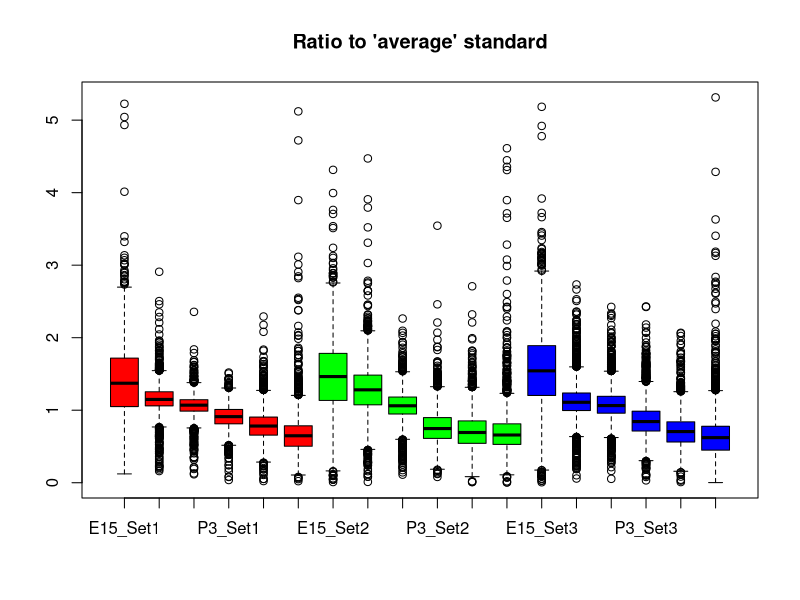
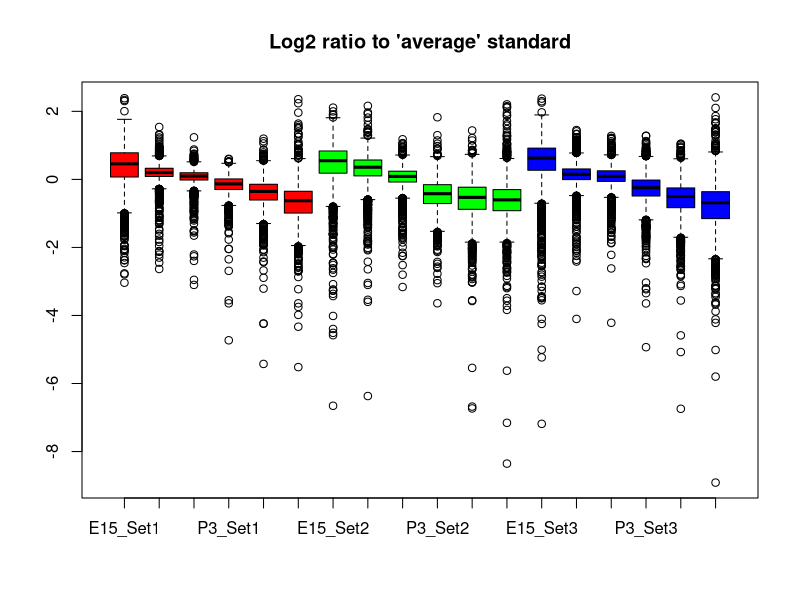
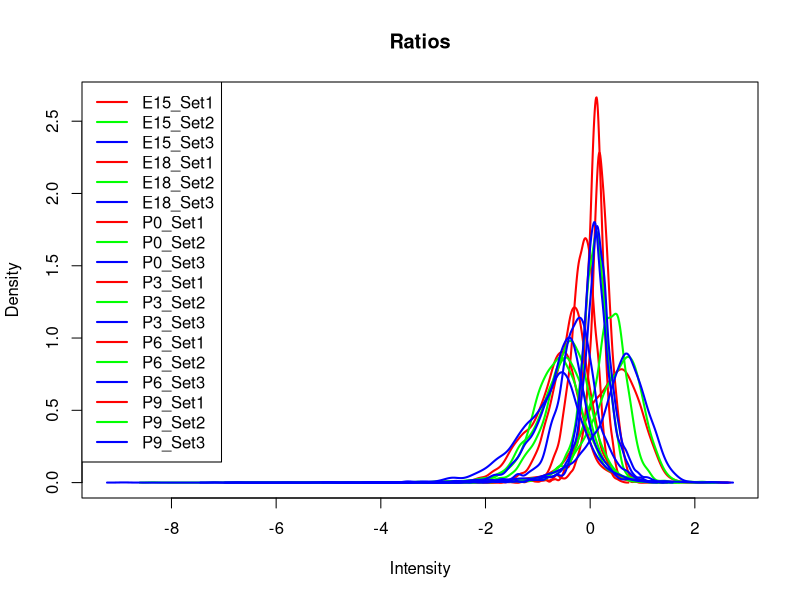
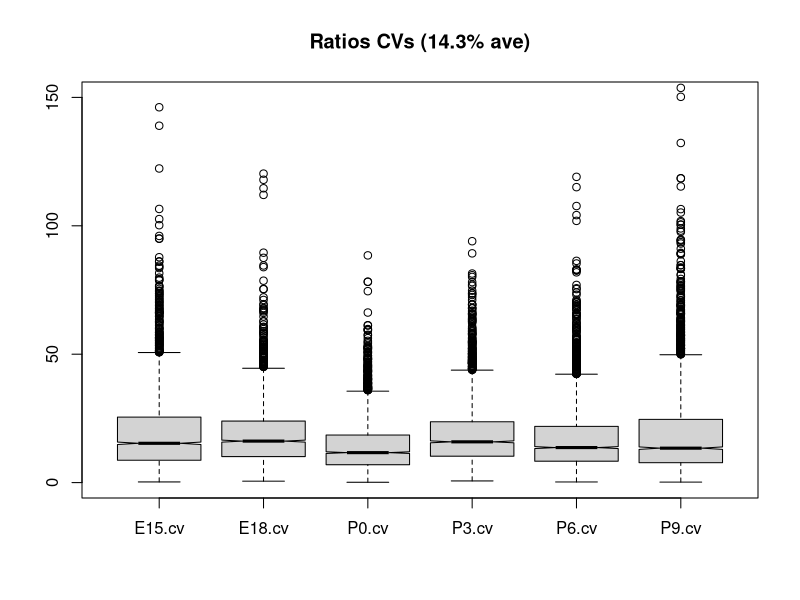
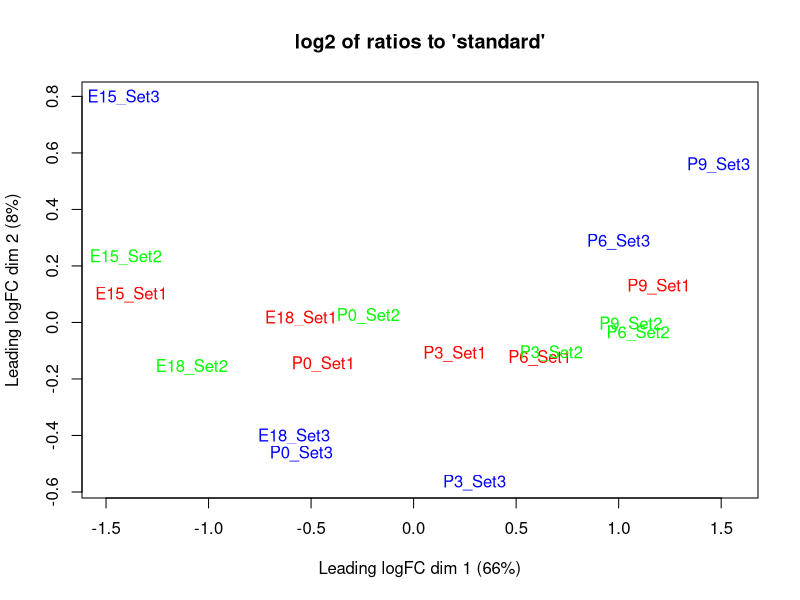
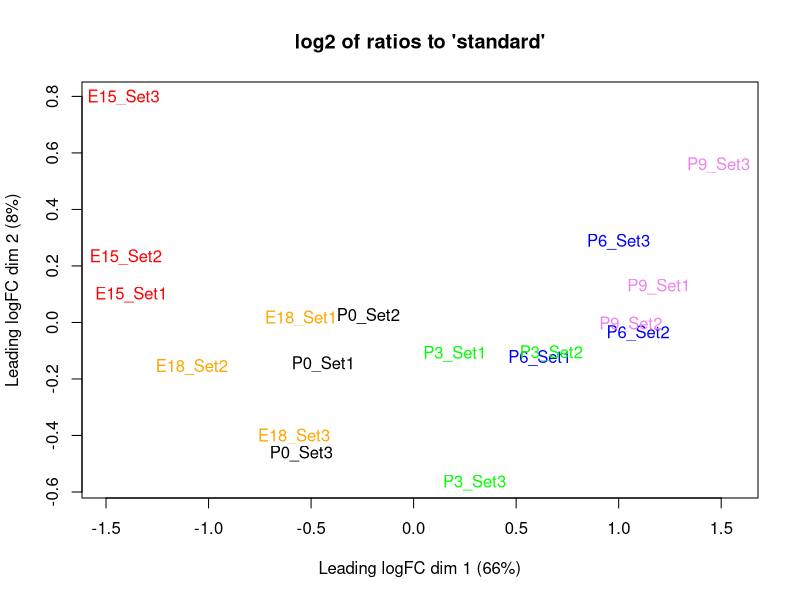
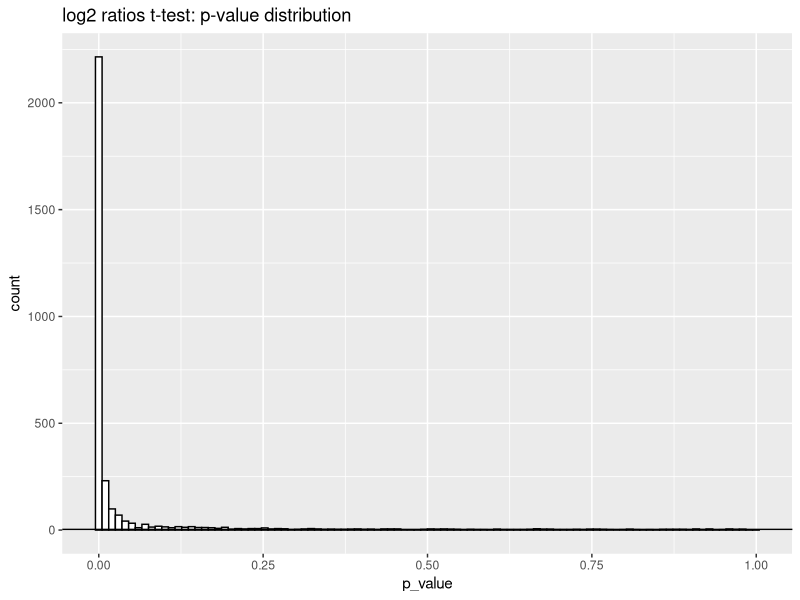
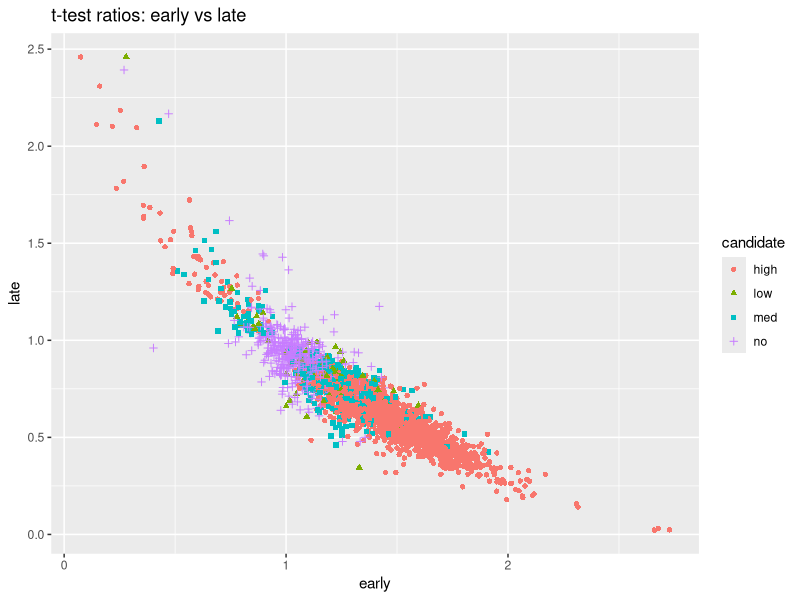

Source code (R) for these figures, in order:
# Analysis of IOVS mouse lens data (Supplemental Table S01):
# Khan, Shahid Y., et al. "Proteome Profiling of Developing Murine Lens Through Mass Spectrometry." 
# Investigative Ophthalmology & Visual Science 59.1 (2018): 100-107.

# load libraries
library(tidyverse) # modern R packages for big data analysis
library(limma) # edgeR will load this if we do not
library(edgeR)

# read the Supplemental 01 file (saved as a CSV export from XLSX file)
data_start <- read_csv("iovs-58-13-55_s01.csv")

# filter out proteins not seen in all three runs
data_no_na <- na.omit(data_start)

# fix the column headers
col_headers <- colnames(data_no_na)
col_headers <- str_replace(col_headers, " {2,3}", " ")
col_headers <- str_replace(col_headers, "Reporter ion intensities ", "")
colnames(data_no_na) <- col_headers

# save the annotation columns (gene symbol and protein accession) for later and remove from data frame
annotate_df <- data_no_na[1:2]
data_raw <- data_no_na[3:20]
row.names(data_raw) <- annotate_df$`Protein Accession No.`

# separate the TMT data by experiment
exp1_raw <- data_raw[c(1:6)]
exp2_raw <- data_raw[c(7:12)]
exp3_raw <- data_raw[c(13:18)]

# figure out the global target scaling value
target <- mean(c(colSums(exp1_raw), colSums(exp2_raw), colSums(exp3_raw)))

# do the sample loading normalizations (scale to the target value)
norm_facs <- target / colSums(exp1_raw)
exp1_sl <- sweep(exp1_raw, 2, norm_facs, FUN = "*")
norm_facs <- target / colSums(exp2_raw)
exp2_sl <- sweep(exp2_raw, 2, norm_facs, FUN = "*")
norm_facs <- target / colSums(exp3_raw)
exp3_sl <- sweep(exp3_raw, 2, norm_facs, FUN = "*")
data_sl <- cbind(exp1_sl, exp2_sl, exp3_sl)

# make data frame with row means from each TMT experiment
refs <- tibble(rowMeans(exp1_sl), rowMeans(exp2_sl), rowMeans(exp3_sl))
colnames(refs) <- c("ave1", "ave2", "ave3")

# make new data frame with ratio values (time points divided by the "reference")
data_ratio <- exp1_sl / refs$ave1
data_ratio <- cbind(data_ratio, exp2_sl / refs$ave2)
data_ratio <- cbind(data_ratio, exp3_sl / refs$ave3)
row.names(data_ratio) <- annotate_df$`Protein Accession No.`

# let's see what box plots look like
boxplot(data_ratio, col = rep(c("red", "green", "blue"), each = 6), main = "Ratio to 'average' standard")
boxplot(log2(data_ratio), col = rep(c("red", "green", "blue"), each = 6), 
        main = "Log2 ratio to 'average' standard")
plotDensities(log2(data_ratio), col = rep(c("red", "green", "blue"), 6), main = "Ratios")

# function computes CVs per time point
make_CVs <- function(df) {
  # separate by time points
  E15 <- df[c(1, 7, 13)]
  E18 <- df[c(2, 8, 14)]
  P0 <- df[c(3, 9, 15)]
  P3 <- df[c(4, 10, 16)]
  P6 <- df[c(5, 11, 17)]
  P9 <- df[c(6, 12, 18)]
  
  E15$ave <- rowMeans(E15)
  E15$sd <- apply(E15[1:3], 1, sd)
  E15$cv <- 100 * E15$sd / E15$ave
  E18$ave <- rowMeans(E18)
  E18$sd <- apply(E18[1:3], 1, sd)
  E18$cv <- 100 * E18$sd / E18$ave
  P0$ave <- rowMeans(P0)
  P0$sd <- apply(P0[1:3], 1, sd)
  P0$cv <- 100 * P0$sd / P0$ave
  P3$ave <- rowMeans(P3)
  P3$sd <- apply(P3[1:3], 1, sd)
  P3$cv <- 100 * P3$sd / P3$ave
  P6$ave <- rowMeans(P6)
  P6$sd <- apply(P6[1:3], 1, sd)
  P6$cv <- 100 * P6$sd / P6$ave
  P9$ave <- rowMeans(P9)
  P9$sd <- apply(P9[1:3], 1, sd)
  P9$cv <- 100 * P9$sd / P9$ave
  
  ave_df <- data.frame(E15$ave, E18$ave, P0$ave, P3$ave, P6$ave, P9$ave)
  sd_df <- data.frame(E15$sd, E18$sd, P0$sd, P3$sd, P6$sd, P9$sd)
  cv_df <- data.frame(E15$cv, E18$cv, P0$cv, P3$cv, P6$cv, P9$cv)
  return(list(ave_df, sd_df, cv_df))
}

list_ratio <- make_CVs(data_ratio)

# compare CV distributions
boxplot(list_ratio[[3]], notch = TRUE, main = "Ratios CVs (14.3% ave)", ylim = c(0, 150))

round(mean(apply(list_ratio[[3]], 2, median)), 2)

plotMDS(log2(data_ratio), col = rep(c("red", "green", "blue"), each = 6),
        main = "log2 of ratios to 'standard'")
plotMDS(log2(data_ratio), col = c("red", "orange", "black", "green", "blue", "violet"),
        main = "log2 of ratios to 'standard'")

# collect the 6 early versus the 6 late columns
early <- data_ratio[c(1, 2, 7, 8, 13, 14)]
late <- data_ratio[c(5, 6, 11, 12, 17, 18)]

# get the data into a separate data frame so we can apply the t-test to each row
# to be safe, take the log2 of the ratios (maybe this helps for ratios less than one?)
pair <- data.frame(log2(early), log2(late))

# add average ratio columns (non-logged ratios), fold-change column, and row names
pair$ave_early <- rowMeans(early)
pair$ave_late  <- rowMeans(late)
pair$logFC <- log2(pair$ave_late / pair$ave_early)
row.names(pair) <- annotate_df$`Protein Accession No.`

# apply the t-test (from:https://stackoverflow.com/questions/25496693/
# how-to-do-t-test-two-samples-to-rows-of-a-dataframe-using-apply-family-functio)
# data is set up to do the two-sample t.test (a built-in) on each row
t.result <- apply(pair, 1, function(x) t.test(x[1:6], x[7:12]))
# extract the p-value column from the t-test thingy 
pair$p_value <- unlist(lapply(t.result, function(x) x$p.value))
# do a Benjamini-Hochberg multiple testing correction
pair$fdr <- p.adjust(pair$p_value, method = "BH")
head(pair)

# add a DE candidate status column
pair$candidate <- "no"
pair[which(pair$fdr <= 0.10 & pair$fdr > 0.05), dim(pair)[2]] <- "low"
pair[which(pair$fdr <= 0.05 & pair$fdr > 0.01), dim(pair)[2]] <- "med"
pair[which(pair$fdr <= 0.01), dim(pair)[2]] <- "high"
pair$candidate <- as.factor(pair$candidate)

# count up, down and the rest (FDR less than 0.05)
all <- dim(pair)[1]
up <- dim(pair[(pair$fdr <= 0.05) & (pair$logFC > 0.0), ])[1]
down <- dim(pair[(pair$fdr <= 0.05) & (pair$logFC <= 0.0), ])[1]
up 
all - up - down
down

# what does the test p-value distribution look like?
ggplot(pair, aes(p_value)) + 
  geom_histogram(bins = 100, fill = "white", color = "black") + 
  geom_hline(yintercept = mean(hist(pair$p_value, breaks = 100, plot = FALSE)$counts[26:100])) +
  ggtitle("log2 ratios t-test: p-value distribution")

# make the combined candidate corelation plot
de_ratio <- data.frame(pair$ave_early, pair$ave_late, pair$candidate)
colnames(de_ratio) <- c("early", "late", "candidate")
ggplot(de_ratio, aes(x = early, y = late)) +
  geom_point(aes(color = candidate, shape = candidate)) +
  ggtitle("t-test ratios: early vs late")

# make separate corelation plots
ggplot(de_ratio, aes(x = early, y = late)) +
  geom_point(aes(color = candidate, shape = candidate)) +
  facet_wrap(~ candidate) +
  ggtitle("t-test ratios: separated by candidate")

# make a volcano plot
vc <- data.frame(-1*pair$logFC, -1*log10(pair$fdr), pair$candidate)
colnames(vc) <- c("logFC", "fdr", "candidate")
ggplot(vc, aes(x = logFC, y = fdr)) +
  geom_point(aes(color = candidate, shape = candidate)) +
  xlab("Fold-Change (Log2)") +
  ylab("-Log10 FDR") +
  ggtitle("t-test ratios: Volcano Plot")

# create a basic design matrix
group = as.factor(rep(c("early", "early", "middle", "middle", "late", "late"), 3))
group <- factor(group, levels(group)[c(1, 3, 2)]) # set the factor order
design <- model.matrix(~ 0 + group)
colnames(design) <- c("early", "middle", "late")
design

# the contrast is where the early versus late sub-comparison is selected
contrast <- makeContrasts(late-early, levels = design)
contrast

# do the linear model fitting
data_limma <- log2(data_ratio)
fit <- lmFit(data_limma, design)

# get the fit for the contrast of interest
fit2 <- contrasts.fit(fit, contrast)

# do the empirical Bayes moderation of the test statistic
fit2 <- eBayes(fit2, trend = TRUE)

# grab the information in topTable so we can get the data to plot candidates
# the coef parameter has to do with the contrast of interest
# specify no sorting of results and a number that is longer than the data table
tt_limma <- topTable(fit2, coef = 1, sort.by = "none", number = 10000)

# let's see what columns we have
head(tt_limma)
summary(decideTests(fit2))

# add average ratio columns (not logged), fold-change, and row names
pair <- data_limma
pair$ave_early <- rowMeans(early)
pair$ave_late  <- rowMeans(late)
pair$logFC <- log2(pair$ave_late / pair$ave_early)
row.names(pair) <- annotate_df$`Protein Accession No.`

# get the p-values and FDRs from the top tests
pair$p_value <- tt_limma$P.Value
pair$fdr <- tt_limma$adj.P.Val

# see if we have what we want
# head(pair)

# add a DE candidate status column
pair$candidate <- "no"
pair[which(pair$fdr <= 0.10 & pair$fdr > 0.05), dim(pair)[2]] <- "low"
pair[which(pair$fdr <= 0.05 & pair$fdr > 0.01), dim(pair)[2]] <- "med"
pair[which(pair$fdr <= 0.01), dim(pair)[2]] <- "high"
pair$candidate <- as.factor(pair$candidate)

# count up, down and the rest (FDR less than 0.05)
all <- dim(pair)[1]
up <- dim(pair[(pair$fdr <= 0.05) & (pair$logFC > 0.0), ])[1]
down <- dim(pair[(pair$fdr <= 0.05) & (pair$logFC <= 0.0), ])[1]
up 
all - up - down
down

# what does the test p-value distribution look like?
ggplot(pair, aes(p_value)) + 
  geom_histogram(bins = 100, fill = "white", color = "black") + 
  geom_hline(yintercept = mean(hist(pair$p_value, breaks = 100, plot = FALSE)$counts[26:100])) +
  ggtitle("log2 ratios t-test: p-value distribution")

# make the combined candidate corelation plot
de_ratio <- data.frame(pair$ave_early, pair$ave_late, pair$candidate)
colnames(de_ratio) <- c("early", "late", "candidate")
ggplot(de_ratio, aes(x = early, y = late)) +
  geom_point(aes(color = candidate, shape = candidate)) +
  ggtitle("limma log ratios: early vs late")

# make separate corelation plots
ggplot(de_ratio, aes(x = early, y = late)) +
  geom_point(aes(color = candidate, shape = candidate)) +
  facet_wrap(~ candidate) +
  ggtitle("limma log ratios: separated by candidate")

# make a volcano plot
vc <- data.frame(-1*pair$logFC, -1*log10(pair$fdr), pair$candidate)
colnames(vc) <- c("logFC", "fdr", "candidate")
ggplot(vc, aes(x = logFC, y = fdr)) +
  geom_point(aes(color = candidate, shape = candidate)) +
  xlab("Fold-Change (Log2)") +
  ylab("-Log10 FDR") +
  ggtitle("limma log ratios: Volcano Plot")

# collect up some results to write out
final <- cbind(annotate_df, data_raw, data_sl, refs, data_ratio, pair)
write.csv(final, file = "final_part3.csv")

library(psych)
# lets compare the combination of SL and TMM normalizations to SL/IRS/TMM 
# again using the idea that replicates of the same time point should similar
pairs.panels(log2(data_ratio[c(1, 7, 13)]), lm = TRUE, main = "SL/Ratio E15")
pairs.panels(log2(data_ratio[c(2, 8, 14)]), lm = TRUE, main = "SL/Ratio E18")
pairs.panels(log2(data_ratio[c(3, 9, 15)]), lm = TRUE, main = "SL/Ratio P0")
pairs.panels(log2(data_ratio[c(4, 10, 16)]), lm = TRUE, main = "SL/Ratio P3")
pairs.panels(log2(data_ratio[c(5, 11, 17)]), lm = TRUE, main = "SL/Ratio P6")
pairs.panels(log2(data_ratio[c(6, 12, 18)]), lm = TRUE, main = "SL/Ratio P9")

# create some functions
subset_proteins <- function(df, proteins, labels, value_col) {  
  df_subset <- subset(df, df$protein %in% proteins)
  df_subset <- df_subset[match(proteins, df_subset$protein), ]
  df_subset$proteins <- as.factor(labels)
  keycol <- "time"
  valuecol <- value_col
  gathercols <- colnames(df)[1:6]
  return(gather_(df_subset, keycol, valuecol, gathercols))
}

plot_proteins <- function(df_list, annotate_df) {
  ave_df <- df_list[[1]]
  sd_df <- df_list[[2]]
  
  # lists of lens proteins to extract and plot
  alphas <- c("P24622", "P23927")
  alpha_labels <- c("alphaA", "alphaB")
  betas <- c("P02525", "Q9JJV1", "Q9JJV0","Q9WVJ5",	"P62696", "Q9JJU9", "O35486")	
  beta_labels <- c("betaA1", "betaA2", "betaA4", "betaB1", "betaB2", "betaB3", "betaS")
  gammas <- c("P04345", "P04344", "Q61597", "P04342", "Q03740", "Q9CXV3", "Q8VHL5")
  gamma_labels <- c("gammaA", "gammaB", "gammaC", "gammaD", "gammaE", "gammaF", "gammaN")
  ave_df$protein <- annotate_df$`Protein Accession No.`
  sd_df$protein <- annotate_df$`Protein Accession No.`
  # plot alphas
  ave_df_wide <- subset_proteins(ave_df, alphas, alpha_labels, "intensity")
  sd_df_wide <- subset_proteins(sd_df, alphas, alpha_labels, "sd")
  ave_df_wide$sd <- sd_df_wide$sd
  alpha_plot <- ggplot(ave_df_wide, aes(time, intensity, fill=proteins)) + 
    geom_bar(stat="identity", position=position_dodge(), colour="black") +
    geom_errorbar(aes(ymin = intensity-sd, ymax = intensity+sd), position = position_dodge(0.9), width = 0.4) +
    xlab("Developmental Time") + ylab("Protein Intensity Ratio") +
    ggtitle("Alpha crystallin expression")
  print(alpha_plot)
  # plot betas
  ave_df_wide <- subset_proteins(ave_df, betas, beta_labels, "intensity")
  sd_df_wide <- subset_proteins(sd_df, betas, beta_labels, "sd")
  ave_df_wide$sd <- sd_df_wide$sd
  beta_plot <- ggplot(ave_df_wide, aes(time, intensity, fill=proteins)) + 
    geom_bar(stat="identity", position=position_dodge(), colour="black") +
    geom_errorbar(aes(ymin = intensity-sd, ymax = intensity+sd), position = position_dodge(0.9), width = 0.4) +
    xlab("Developmental Time") + ylab("Protein Intensity Ratio") +
    ggtitle("Beta crystallin expression") 
  print(beta_plot)
  # plot gammas
  ave_df_wide <- subset_proteins(ave_df, gammas, gamma_labels, "intensity")
  sd_df_wide <- subset_proteins(sd_df, gammas, gamma_labels, "sd")
  ave_df_wide$sd <- sd_df_wide$sd
  gamma_plot <- ggplot(ave_df_wide, aes(time, intensity, fill=proteins)) + 
    geom_bar(stat="identity", position=position_dodge(), colour="black") +
    geom_errorbar(aes(ymin = intensity-sd, ymax = intensity+sd), position = position_dodge(0.9), width = 0.4) +
    xlab("Developmental Time") + ylab("Protein Intensity Ratio") +
    ggtitle("Gamma crystallin expression")
  print(gamma_plot)
  return(NULL)
}

plot_proteins(list_ratio, annotate_df)
